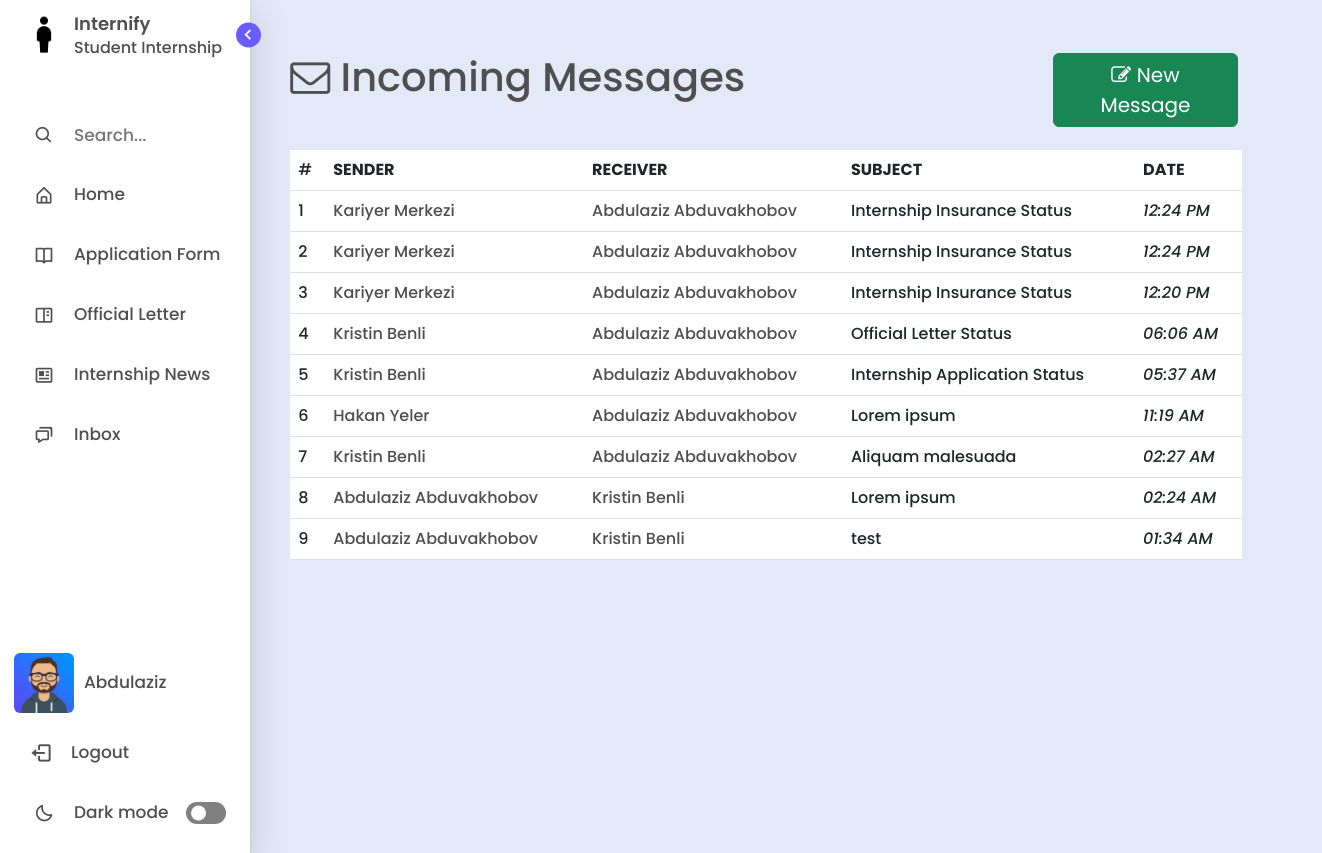
/inbox/ (signed in), run on an earlier commit of the app's database.
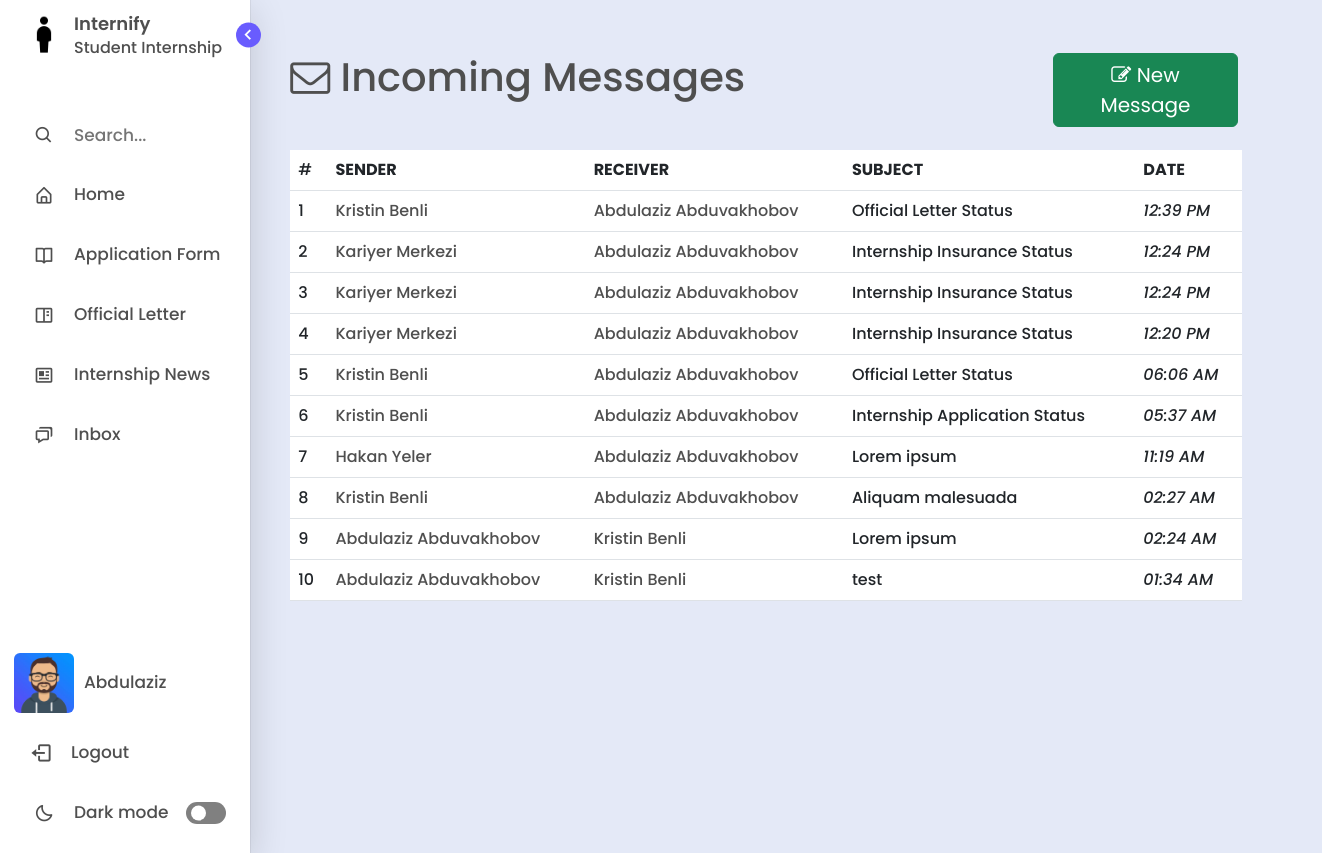
And on a later commit of the database.
### management/models.py (models this page shows, shortened)
class BaseAbstractModel(models.Model):
    is_visible = models.BooleanField(default=True, verbose_name='Visibility')
    date_created = models.DateTimeField(auto_now_add=True)
    date_updated = models.DateTimeField(auto_now=True)
    class Meta:
        abstract = True

class Message(BaseAbstractModel):
    title = models.CharField(max_length=255)
    content = models.TextField()
    sender = models.ForeignKey(User, on_delete=CASCADE, related_name='sender')
    receiver = models.ForeignKey(User, on_delete=CASCADE, related_name='receiver')
    parent = models.ForeignKey('self', on_delete=SET_NULL, null=True, related_name='parentnode')
    def get_absolute_url(self):
        return reverse('message', args=[str(self.id)])

class User(AbstractBaseUser, PermissionsMixin):
    GENDER_CHOICES = (
        ('M', 'Male'),
        ('F', 'Female'),
    )
    first_name = models.CharField(max_length=100)
    last_name = models.CharField(max_length=100)
    email = models.EmailField(unique=True)
    gender = models.CharField(max_length=1, choices=GENDER_CHOICES)
    photo = models.ImageField(upload_to='users', null=True, blank=True)
    last_login = models.DateTimeField(auto_now=True)
    is_active = models.BooleanField(default=True)
    is_staff = models.BooleanField(default=False)
    is_superuser = models.BooleanField(default=False)
    objects = CustomUserManager()
    USERNAME_FIELD = 'email'
    REQUIRED_FIELDS = ['first_name', 'last_name', 'gender',  'password']
    def get_full_name(self):
        return f'{self.first_name} {self.last_name}'

### management/views.py (the view, shortened to what this page needs)
# urls.py: path('inbox/', views.inbox, name = "inbox"),
def inbox(request):
	user = request.user
	emails = Message.objects.filter((Q(sender=request.user) | Q(receiver=request.user)) & Q(parent=None)).order_by('-date_created')
	context = {
		'emails': emails
	}
	return render(request, "inbox.html", context)

### templates/inbox.html (shortened to what this page needs)
{% extends "layout.html" %}
{% load static %}
{% block content %}
<div class="home offset-md-1" style="margin-top:4%;">
  <div class="row">
    <div class="col-md-5">
      <h1 class="title text"><i class="fa fa-envelope-o"></i> Incoming Messages</h1>
    </div>
    <div class="col-md-5">
      <a href="{% url 'sendmessage' %}" class="btn btn-success btn-block" style="font-size: 20px; width:40%; float:right;"><i class='fa fa-pencil-square-o'></i> New Message</a>
    </div>
  </div>
  <div class="col-md-10" style="margin-top:2%;">
    <table class="table table-hover mails" style="background-color: var(--primary-color-light);">
      {% if emails.count > 0 %}
      <thead class="text">
        <td>#</td>
        <th>SENDER</th>
        <th>RECEIVER</th>
        <th>SUBJECT</th>
        <th>DATE</th>
      </thead>
      <tbody class="text">
        {% for message in emails %}
          <tr>
            <td>{{forloop.counter}}</td>
            <td>
              <a href="{{message.get_absolute_url}}" style="text-decoration: none; color: var(--text-color)">
                {{message.sender.get_full_name}}
              </a>
            </td>
            <td>
              <a href="{% url 'inbox' %}message/{{message.id}}/" style="text-decoration: none; color: var(--text-color)">
                {{message.receiver.get_full_name}}
              </a>
            </td>
            <td>{{message.title}}</td>
            <td class="text-right fst-italic">{{message.date_created|date:"h:i A"}}</td>
          </tr>
        {% endfor %}
      </tbody>
      {% else %}
        <th>
          <p class='text-center text-white'>No records!</p>
        </th>
      {% endif %}
    </table>
  </div>
</div>
{% endblock content %}

### templates/includes/sidebar.html (shortened to what the changed rows need)
<!DOCTYPE html>
{% load static %}
<html lang="en">
<head>
    <link href='https://unpkg.com/boxicons@2.1.1/css/boxicons.min.css' rel='stylesheet'>
</head>
<body>
    <nav class="sidebar open">
        <div class="menu-bar">
            <div class="menu">
                {% for group in request.user.groups.all %}
                    {% if group.name == 'Student' %}
                        <li class ="nav-link">
                            <a href="/application-form">
                                <i class='bx bx-book-open icon'></i>
                                <span class="text nav-text">Application Form</span>
                            </a>
                        </li>
                        <li class ="nav-link">
                            <a href="/official-letter">
                                <i class='bx bx-book-content icon' ></i>
                                <span class="text nav-text">Official Letter</span>
                            </a>
                        </li>
                        <li class="nav-link">
                            <a href="/internship-opportunities">
                              <i class='bx bx-news icon' ></i>
                              <span class="text nav-text">Internship News</span>
                            </a>
                        </li>
                    {% endif %}
                {% endfor %}
            </div>
        </div>
    </nav>
</body>
</html>

What changed in the data, as far as the page shows it:
added Message: sender.get_full_name "Kristin Benli", receiver.get_full_name "Abdulaziz Abduvakhobov", title "Official Letter Status", date_created "12:39 PM"
